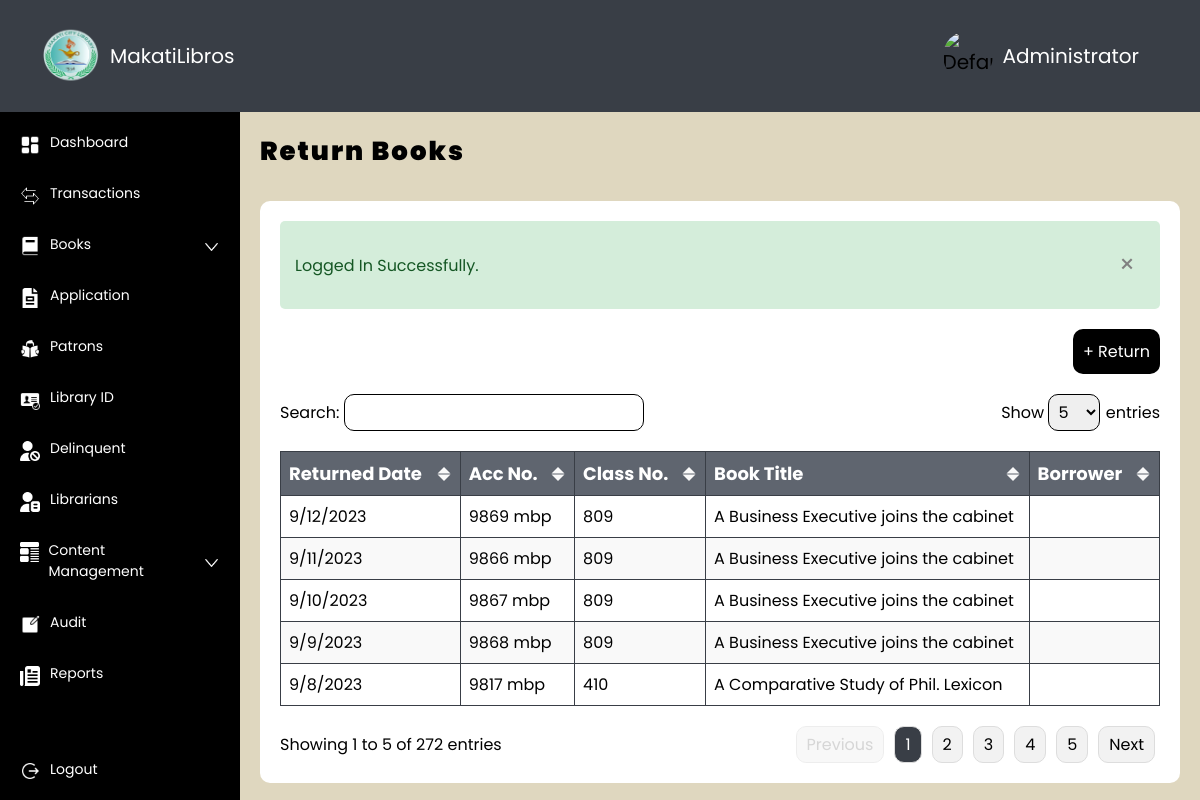
The page /admin/return.php (signed in) on the database its author committed.
### tables this page shows
CREATE TABLE `borrow` (
  `borrow_id` int(11) NOT NULL,
  `book_id` int(11) DEFAULT NULL,
  `patrons_id` int(11) DEFAULT NULL,
  `status` varchar(255) DEFAULT NULL,
  `accepted_date` varchar(255) DEFAULT NULL,
  `accepted_time` varchar(255) DEFAULT NULL,
  `borrow_date` varchar(255) DEFAULT NULL,
  `borrow_time` varchar(255) DEFAULT NULL,
  `return_date` varchar(255) DEFAULT NULL,
  `return_time` varchar(255) DEFAULT NULL
);

CREATE TABLE `books` (
  `book_id` int(11) NOT NULL,
  `acc_number` varchar(255) DEFAULT NULL,
  `class_number` varchar(255) DEFAULT NULL,
  `title` varchar(255) DEFAULT NULL,
  `author_id` int(11) DEFAULT NULL,
  `copyright` int(11) DEFAULT NULL,
  `category_id` int(11) DEFAULT NULL,
  `image` varchar(255) DEFAULT NULL
);

### admin/functions/fetch_profile.php (called while the page is built, shortened)
<?php
$email = $_SESSION['email'];
try {
    $query = "SELECT * FROM librarians WHERE email = :email";
    $stmt = $pdo->prepare($query);
    $stmt->bindParam(':email', $email);
    $stmt->execute();
    $librarian = $stmt->fetch(PDO::FETCH_ASSOC);
    if (!$librarian) {
        $query = "SELECT * FROM admin WHERE email = :email";
        $stmt = $pdo->prepare($query);
        $stmt->bindParam(':email', $email);
        $stmt->execute();
        $admin = $stmt->fetch(PDO::FETCH_ASSOC);
        $librarian = $admin;
    }
    $isAdmin = isset($librarian['admin_id']);
} catch (PDOException $e) {
    header("Location: logout.php");
    exit();
}

### admin/functions/fetch_returned_books.php (called while the page is built)
<?php
function getReturnedBooks($pdo) {
    $query = "SELECT
              b.borrow_id,
              b.borrow_date,
              b.borrow_time,
              b.return_date,
              b.return_time,
              b.status,
              u.patrons_id,
              u.firstname,
              u.middlename,
              u.lastname,
              u.suffix,
              bk.book_id,
              bk.title,
              bk.acc_number,
              bk.class_number
          FROM
              borrow b
          JOIN
              patrons u ON b.patrons_id = u.patrons_id
          JOIN
              books bk ON b.book_id = bk.book_id
          WHERE
              b.status = 'Returned'
          ORDER BY
              b.borrow_date DESC";
    $stmt = $pdo->prepare($query);
    $stmt->execute();
    $returnedBooks = [];
    while ($row = $stmt->fetch(PDO::FETCH_ASSOC)) {
        $patronsName = trim($row['firstname'] . ' ' . $row['middlename'] . ' ' . $row['lastname'] . ' ' . $row['suffix']);
        $returnedBooks[] = [
            'borrow_id' => $row['borrow_id'],
            'borrow_date' => $row['borrow_date'],
            'borrow_time' => $row['borrow_time'],
            'return_date' => $row['return_date'],
            'return_time' => $row['return_time'],
            'patrons_id' => $row['patrons_id'],
            'patrons_name' => $patronsName,
            'book_id' => $row['book_id'],
            'title' => $row['title'],
            'acc_number' => $row['acc_number'],
            'class_number' => $row['class_number'],
            'status' => $row['status']
        ];
    }
    return $returnedBooks;
}
?>

### admin/return.php (the view, shortened to what this page needs)
<!DOCTYPE html>
<html lang="en">
<head>
    <link rel="stylesheet" href="style.css">
</head>
<?php
include '../connection.php';
include 'functions/fetch_returned_books.php';
$returnedBooks = getReturnedBooks($pdo);
?>
<body>
    <div class="wrapper">
        <div class="container-top">
            <?php include 'container-top.php'; ?>
        </div>
        <div class="container-content">
            <div class="sidebar">
                <?php include 'sidebar.php'; ?>
            </div>
            <div class="body">
                <div class="row">
                    <div class="title-26px">
                        Return Books
                    </div>
                </div>
                <div class="container-white">
                    <div class="container-success" id="container-success" style="display: <?php echo isset($_SESSION['success_display']) ? $_SESSION['success_display'] : 'none';
                                                                                            unset($_SESSION['success_display']); ?>;">
                        <div class="container-success-description">
                            <?php if (isset($_SESSION['success_message'])) {
                                echo $_SESSION['success_message'];
                            } ?>
                        </div>
                        <button type="button" class="button-success-close" onclick="closeSuccessStatus()">&times;</button>
                    </div>
                    <div class="row row-right">
                        <button class="button-borrow" onclick="openAddModal()">
                            &#43; Return
                        </button>
                    </div>
                    <div class="row row-between">
                        <div>
                            <label for="search">Search: </label>
                            <input class="table-search" type="text" id="search" onkeyup="searchTable()">
                        </div>
                        <div>
                            <label for="entries">Show </label>
                            <select class="table-select" id="entries" onchange="changeEntries()">
                                <option value="5">5</option>
                            </select>
                            <label for="entries"> entries</label>
                        </div>
                    </div>
                    <div class="row">
                        <table id="table">
                            <thead>
                                <tr>
                                    <th onclick="sortTable(0)">
                                        <div class="row row-between">
                                            <div class="column-title">Returned Date</div>
                                            <img id="sort-icon-0" src="../images/sort.png" class="sort">
                                        </div>
                                    </th>
                                    <th onclick="sortTable(1)">
                                        <div class="row row-between">
                                            <div class="column-title">Acc No.</div>
                                            <img id="sort-icon-1" src="../images/sort.png" class="sort">
                                        </div>
                                    </th>
                                    <th onclick="sortTable(2)">
                                        <div class="row row-between">
                                            <div class="column-title">Class No.</div>
                                            <img id="sort-icon-2" src="../images/sort.png" class="sort">
                                        </div>
                                    </th>
                                    <th onclick="sortTable(3)">
                                        <div class="row row-between">
                                            <div class="column-title">Book Title</div>
                                            <img id="sort-icon-3" src="../images/sort.png" class="sort">
                                        </div>
                                    </th>
                                    <th onclick="sortTable(4)">
                                        <div class="row row-between">
                                            <div class="column-title">Borrower</div>
                                            <img id="sort-icon-4" src="../images/sort.png" class="sort">
                                        </div>
                                    </th>
                                </tr>
                            </thead>
                            <tbody>
                                <?php if (empty($returnedBooks)) { ?>
                                    <tr>
                                        <td colspan="5">
                                            <div class="no-result">
                                                <div class="no-result-image">
                                                    <img src="../images/no-result.jpg" alt="No Results Found" class="image" />
                                                </div>
                                                <p>No results found.</p>
                                            </div>
                                        </td>
                                    </tr>
                                <?php } else { ?>
                                    <?php foreach ($returnedBooks as $book) { ?>
                                        <tr>
                                            <td><?php echo $book['return_date']; ?></td>
                                            <td><?php echo $book['acc_number']; ?></td>
                                            <td><?php echo $book['class_number']; ?></td>
                                            <td><?php echo $book['title']; ?></td>
                                            <td><?php echo $book['name']; ?></td>
                                        </tr>
                                    <?php } ?>
                                <?php } ?>
                            </tbody>
                        </table>
                    </div>
                    <div class="row row-between">
                        <div class="entry-info" id="entry-info"></div>
                        <div class="pagination" id="pagination"></div>
                    </div>
                </div>
            </div>
        </div>
    </div>
</body>
</html>

### admin/container-top.php (shortened to what this page needs)
<?php include 'functions/fetch_profile.php'; ?>
<div class="row row-between">
    <div class="row-auto">
        <div class="container-round logo">
            <img src="../images/library-logo.png" class="image">
        </div>
        <div class="font-white">
            MakatiLibros
        </div>
    </div>
    <div class="row-auto container-profile" <?php echo ($isAdmin) ? '' : 'onclick="openEditProfileModal()"'; ?>>
        <div class="container-round profile">
            <img
                src="../librarian_images/<?php echo $isAdmin ? 'default_image.jfif' : htmlspecialchars($image); ?>"
                class="image"
                alt="<?php echo $isAdmin ? 'Default Admin Image' : 'User Profile Image'; ?>">
        </div>
        <div class="font-white">
            <?php echo htmlspecialchars($isAdmin ? 'Administrator' : $lastname); ?>
        </div>
    </div>
</div>

### admin/style.css (style rules this page uses)
* { margin: 0; padding: 0; font-family: 'Poppins', sans-serif; box-sizing: border-box; font-size: 20px; }
.wrapper { display: flex; flex-direction: column; height: 100vh; width: 100%; }
.container-top { display: flex; flex-direction: row; width: 100%; padding: 20px 40px; align-items: center; background-color: #393E46; }
.font-white { color: white; }
.container-round { border-radius: 100%; overflow: hidden; }
.logo { width: 60px; height: 60px; }
.profile { width: 50px; height: 50px; }
.container-profile { border: 1px solid transparent; padding: 10px 20px; }
.container-content { display: flex; flex-direction: row; width: 100%; height: 100%; overflow: hidden; }
.row { display: flex; flex-direction: row; gap: 10px; width: 100%; }
.row-auto { display: flex; flex-direction: row; width: auto; height: auto; gap: 10px; align-items: center; }
.row-between { align-items: center; justify-content: space-between; }
.row-right { justify-content: right; }
.sidebar { display: flex; flex-direction: column; padding: 10px; gap: 10px; width: 20%; background-color: black; overflow-y: scroll; scrollbar-width: thin; scrollbar-color: #888 #222; scroll-behavior: smooth; }
.image { width: 100%; height: 100%; }
.body { display: flex; flex-direction: column; padding: 20px; gap: 10px; width: 80%; background-color: #dfd7bf; overflow-y: scroll; scrollbar-width: thin; scrollbar-color: #888 #222; scroll-behavior: smooth; }
.title-26px { font-size: 26px; font-weight: 900; letter-spacing: 2px; color: black !important; }
.container-white { width: auto; display: flex; flex-direction: column; background-color: white; padding: 20px; border-radius: 10px; margin-top: 20px; gap: 20px; }
table { width: 100%; border-collapse: collapse; }
td { border: 1px solid #393E46; padding: 8px; text-align: left; font-size: 16px; }
th { background-color: #5F656F; color: white; border: 1px solid #393E46; padding: 8px; text-align: left; }
tbody tr:nth-child(even) { background-color: #f9f9f9; }
.column-title { font-size: 18px; }
.entry-info { font-size: 16px; }
.sort { width: 16px; height: 16px; }
.table-search { width: 300px; }
.table-search, .table-select { border-radius: 10px; padding: 5px; font-size: 16px; border: 1px solid; }
.table-select option { padding: 5px; font-size: 16px; }
button { padding: 10px; border-radius: 10px; font-size: 16px; border: none; }
.button-borrow { background-color: black; color: white; transition: transform 0.2s; }
label { font-size: 16px; }
.container-success { display: flex; padding: 15px; border-radius: 5px; width: 100%; flex-direction: row; align-items: center; justify-content: space-between; background-color: #d4edda; color: #155724; border-color: #c3e6cb; }
.container-success-description { font-size: 16px; }
.button-success-close { color: grey; font-size: 25px; background-color: transparent; border: none; transition: transform 0.2s; }

### rows shown on the page
borrow: return_date "9/12/2023", book.acc_number "9869 mbp", book.class_number "809", book.title "A Business Executive joins the cabinet"
borrow: return_date "9/11/2023", book.acc_number "9866 mbp", book.class_number "809", book.title "A Business Executive joins the cabinet"
borrow: return_date "9/10/2023", book.acc_number "9867 mbp", book.class_number "809", book.title "A Business Executive joins the cabinet"
borrow: return_date "9/9/2023", book.acc_number "9868 mbp", book.class_number "809", book.title "A Business Executive joins the cabinet"
borrow: return_date "9/8/2023", book.acc_number "9817 mbp", book.class_number "410", book.title "A Comparative Study of Phil. Lexicon"

### other values the page prints
$isAdmin ? 'Administrator' : $lastname "Administrator"
$_SESSION['success_message'] "Logged In Successfully."
